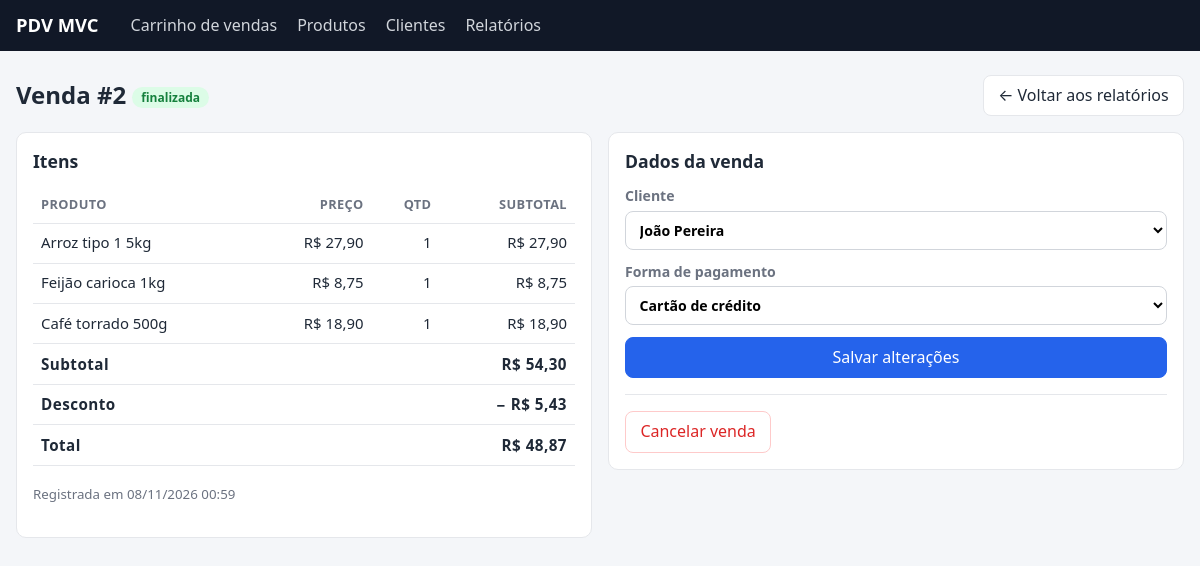
/relatorios/2, run on the app's committed database.
### tables this page shows
CREATE TABLE vendas (
    id                       INT UNSIGNED AUTO_INCREMENT PRIMARY KEY,
    cliente_id               INT UNSIGNED  NULL,
    subtotal                 DECIMAL(10,2) NOT NULL,
    tipo_desconto            VARCHAR(20)   NOT NULL DEFAULT 'nenhum',
    valor_desconto_informado DECIMAL(10,2) NOT NULL DEFAULT 0,
    desconto                 DECIMAL(10,2) NOT NULL DEFAULT 0,
    total                    DECIMAL(10,2) NOT NULL,
    forma_pagamento          VARCHAR(20)   NOT NULL,
    status                   VARCHAR(20)   NOT NULL DEFAULT 'finalizada',
    criado_em                DATETIME      NOT NULL DEFAULT CURRENT_TIMESTAMP,
    CONSTRAINT fk_vendas_cliente FOREIGN KEY (cliente_id)
        REFERENCES clientes(id) ON DELETE SET NULL
);

CREATE TABLE itens_venda (
    id              INT UNSIGNED AUTO_INCREMENT PRIMARY KEY,
    venda_id        INT UNSIGNED  NOT NULL,
    produto_id      INT UNSIGNED  NOT NULL,
    nome_produto    VARCHAR(120)  NOT NULL,
    preco_unitario  DECIMAL(10,2) NOT NULL,
    quantidade      INT           NOT NULL,
    subtotal        DECIMAL(10,2) NOT NULL,
    CONSTRAINT fk_itens_venda  FOREIGN KEY (venda_id)   REFERENCES vendas(id)   ON DELETE CASCADE,
    CONSTRAINT fk_itens_produto FOREIGN KEY (produto_id) REFERENCES produtos(id) ON DELETE RESTRICT
);

CREATE TABLE clientes (
    id         INT UNSIGNED AUTO_INCREMENT PRIMARY KEY,
    nome       VARCHAR(120) NOT NULL,
    cpf        CHAR(11)     NOT NULL UNIQUE,
    email      VARCHAR(120) NULL,
    telefone   VARCHAR(20)  NULL,
    endereco   VARCHAR(200) NULL,
    criado_em  DATETIME     NOT NULL DEFAULT CURRENT_TIMESTAMP
);

### app/Core/View.php (called while the page is built, shortened)
<?php
final class View
{
    public static function render(string $view, array $data = []): void
    {
        extract($data, EXTR_SKIP);
        require VIEW_PATH . '/' . $view . '.php';
        require VIEW_PATH . '/layout/main.php';
    }
}

### app/Core/Controller.php (called while the page is built, shortened)
<?php
abstract class Controller
{
    protected function view(string $view, array $data = []): void
    {
        View::render($view, $data);
    }
}

### app/Controllers/RelatorioController.php (called while the page is built, shortened)
<?php
final class RelatorioController extends Controller
{
    public function show(int $id): void
    {
        $venda = $this->vendas->find($id);
        $this->view('relatorios/show', [
            'title'    => "Venda #{$id}",
            'venda'    => $venda,
            'clientes' => $this->clientes->all(),
            'formas'   => Venda::FORMAS_PAGAMENTO,
        ]);
    }
}

### public/index.php (called while the page is built, shortened)
<?php
spl_autoload_register(static function (string $class): void {
    $file = APP_PATH . '/' . str_replace('\\', '/', substr($class, 4)) . '.php';
});
require APP_PATH . '/Core/helpers.php';
try {
    $container = require APP_PATH . '/bootstrap.php';
    $router = new Router($container);
    $router->dispatch($_SERVER['REQUEST_METHOD'] ?? 'GET', $_SERVER['REQUEST_URI'] ?? '/');
} catch (Throwable $e) {
    http_response_code(500);
    View::render('errors/500', [
        'title'   => 'Erro interno',
        'message' => Config::get('app.debug') ? $e->getMessage() : null,
    ]);
}

### app/Repositories/VendaRepository.php (called while the page is built, shortened)
<?php
final class VendaRepository
{
    public function find(int $id): ?Venda
    {
        $stmt = $this->pdo->prepare(
            'SELECT v.*, c.nome AS cliente_nome
             FROM vendas v LEFT JOIN clientes c ON c.id = v.cliente_id
             WHERE v.id = :id'
        );
        $stmt->execute(['id' => $id]);
        $row = $stmt->fetch();
        $venda = Venda::fromRow($row);
        $itens = $this->pdo->prepare('SELECT * FROM itens_venda WHERE venda_id = :id ORDER BY id');
        $itens->execute(['id' => $id]);
        $venda->itens = array_map([ItemVenda::class, 'fromRow'], $itens->fetchAll());
        return $venda;
    }
}

### app/Models/Venda.php (called while the page is built, shortened)
<?php
final class Venda
{
    public static function fromRow(array $r): self
    {
        return new self(
            id: (int) $r['id'],
            clienteId: $r['cliente_id'] !== null ? (int) $r['cliente_id'] : null,
            clienteNome: $r['cliente_nome'] ?? null,
            subtotal: (float) $r['subtotal'],
            tipoDesconto: $r['tipo_desconto'],
            descontoInformado: (float) $r['valor_desconto_informado'],
            desconto: (float) $r['desconto'],
            total: (float) $r['total'],
            formaPagamento: $r['forma_pagamento'],
            status: $r['status'],
            criadoEm: $r['criado_em'],
        );
    }
    public function finalizada(): bool
    {
        return $this->status === self::STATUS_FINALIZADA;
    }
}

### app/Models/ItemVenda.php (called while the page is built, shortened)
<?php
final class ItemVenda
{
    public function subtotal(): float
    {
        return round($this->precoUnitario * $this->quantidade, 2);
    }
    public static function fromRow(array $r): self
    {
        return new self((int) $r['produto_id'], $r['nome_produto'], (float) $r['preco_unitario'], (int) $r['quantidade']);
    }
}

### app/Core/helpers.php (called while the page is built, shortened)
<?php
function e(mixed $value): string
{
    return htmlspecialchars((string) $value, ENT_QUOTES, 'UTF-8');
}
function money(float|int|string|null $value): string
{
    return 'R$ ' . number_format((float) $value, 2, ',', '.');
}
function url(string $path = ''): string
{
    return rtrim((string) Config::get('app.base_url', ''), '/') . '/' . ltrim($path, '/');
}
function date_br(?string $value): string
{
    return $value ? date('d/m/Y H:i', strtotime($value)) : '-';
}

### app/Core/Config.php (called while the page is built, shortened)
<?php
final class Config
{
    private static array $data = [];
    public static function load(string $file): void
    {
        self::$data = require $file;
    }
    public static function get(string $key, mixed $default = null): mixed
    {
        $value = self::$data;
        foreach (explode('.', $key) as $part) {
            $value = $value[$part];
        }
        return $value;
    }
}

### app/Repositories/ClienteRepository.php (called while the page is built, shortened)
<?php
final class ClienteRepository
{
    public function all(string $busca = ''): array
    {
        if ($busca !== '') {
            $stmt = $this->pdo->prepare(
                'SELECT * FROM clientes
                 WHERE nome LIKE :q1 OR cpf LIKE :q2 OR email LIKE :q3
                 ORDER BY nome'
            );
            $like = '%' . $busca . '%';
            $stmt->execute(['q1' => $like, 'q2' => $like, 'q3' => $like]);
        } else {
            $stmt = $this->pdo->query('SELECT * FROM clientes ORDER BY nome');
        }
        return array_map([Cliente::class, 'fromRow'], $stmt->fetchAll());
    }
}

### app/Views/relatorios/show.php (the view, shortened to what this page needs)
<div class="page-head">
    <h1>Venda #<?= e($venda->id) ?>
        <span class="badge <?= $venda->finalizada() ? 'badge-ok' : 'badge-off' ?>"><?= e($venda->status) ?></span>
    </h1>
    <a class="btn" href="<?= e(url('/relatorios')) ?>">← Voltar aos relatórios</a>
</div>
<div class="two-col">
    <section class="card">
        <h2>Itens</h2>
        <table>
            <thead><tr><th>Produto</th><th class="num">Preço</th><th class="num">Qtd</th><th class="num">Subtotal</th></tr></thead>
            <tbody>
            <?php foreach ($venda->itens as $i): ?>
                <tr>
                    <td><?= e($i->nome) ?></td>
                    <td class="num"><?= e(money($i->precoUnitario)) ?></td>
                    <td class="num"><?= e($i->quantidade) ?></td>
                    <td class="num"><?= e(money($i->subtotal())) ?></td>
                </tr>
            <?php endforeach; ?>
            </tbody>
            <tfoot>
            <tr><th colspan="3">Subtotal</th><th class="num"><?= e(money($venda->subtotal)) ?></th></tr>
            <tr><th colspan="3">Desconto</th><th class="num">− <?= e(money($venda->desconto)) ?></th></tr>
            <tr><th colspan="3">Total</th><th class="num"><?= e(money($venda->total)) ?></th></tr>
            </tfoot>
        </table>
        <p><small>Registrada em <?= e(date_br($venda->criadoEm)) ?></small></p>
    </section>
    <section class="card">
        <h2>Dados da venda</h2>
        <?php if ($venda->finalizada()): ?>
            <form method="post" action="<?= e(url("/relatorios/{$venda->id}/atualizar")) ?>" class="stack">
                <label>Cliente
                    <select name="cliente_id">
                        <?php foreach ($clientes as $c): ?>
                            <option value="<?= e($c->id) ?>" <?= $venda->clienteId === $c->id ? 'selected' : '' ?>><?= e($c->nome) ?></option>
                        <?php endforeach; ?>
                    </select>
                </label>
                <label>Forma de pagamento
                    <select name="forma_pagamento">
                        <?php foreach ($formas as $key => $label): ?>
                            <option value="<?= e($key) ?>" <?= $venda->formaPagamento === $key ? 'selected' : '' ?>><?= e($label) ?></option>
                        <?php endforeach; ?>
                    </select>
                </label>
                <button class="btn btn-primary" type="submit">Salvar alterações</button>
            </form>
            <hr>
            <form method="post" action="<?= e(url("/relatorios/{$venda->id}/cancelar")) ?>"
                  onsubmit="return confirm('Cancelar esta venda? Os itens voltarão ao estoque.');">
                <button class="btn btn-danger" type="submit">Cancelar venda</button>
            </form>
        <?php endif; ?>
    </section>
</div>

### app/Core/Router.php (shortened to what this page needs)
<?php
final class Router
{
    private array $routes = [];
    private function add(string $method, string $path, array $handler): void
    {
        $regex = '#^' . preg_replace('#\{(\w+)\}#', '(?P<$1>\d+)', $path) . '$#';
        $this->routes[] = [$method, $regex, $handler];
    }
    public function dispatch(string $method, string $uri): void
    {
        $path = parse_url($uri, PHP_URL_PATH) ?: '/';
        $path = '/' . trim($path, '/');
        foreach ($this->routes as [$routeMethod, $regex, $handler]) {
            if ($routeMethod === $method && preg_match($regex, $path, $matches)) {
                $params = [];
                foreach ($matches as $key => $value) {
                    if (is_string($key)) {
                        $params[] = (int) $value;
                    }
                }
                $controller = $this->container->get($handler[0]);
                $controller->{$handler[1]}(...$params);
                return;
            }
        }
    }
}

### public/assets/style.css (style rules this page uses)
:root { --bg: #f4f6f9; --card: #fff; --text: #1f2937; --muted: #6b7280; --line: #e5e7eb; --primary: #2563eb; --primary-dark: #1d4ed8; --danger: #dc2626; --ok: #15803d; --radius: 10px; }
* { box-sizing: border-box; }
body { margin: 0; font-family: system-ui, -apple-system, "Segoe UI", Roboto, sans-serif; background: var(--bg); color: var(--text); line-height: 1.45; }
h1 { font-size: 1.5rem; margin: 0; }
h2 { font-size: 1.1rem; margin: 0 0 .75rem; }
small { color: var(--muted); }
hr { border: 0; border-top: 1px solid var(--line); margin: 1rem 0; }
.page-head { display: flex; justify-content: space-between; align-items: center; gap: 1rem; margin-bottom: 1rem; flex-wrap: wrap; }
.card { background: var(--card); border: 1px solid var(--line); border-radius: var(--radius); padding: 1rem; margin-bottom: 1rem; }
table { width: 100%; border-collapse: collapse; font-size: .93rem; }
th, td { padding: .55rem .5rem; border-bottom: 1px solid var(--line); text-align: left; vertical-align: middle; }
th { color: var(--muted); font-weight: 600; font-size: .8rem; text-transform: uppercase; letter-spacing: .03em; }
tfoot th { color: var(--text); font-size: .95rem; text-transform: none; }
.num { text-align: right; }
.btn { display: inline-block; padding: .5rem .9rem; border-radius: 8px; border: 1px solid var(--line); background: #fff; color: var(--text); cursor: pointer; text-decoration: none; font-size: .9rem; font: inherit; }
.btn-primary { background: var(--primary); border-color: var(--primary); color: #fff; }
.btn-danger { color: var(--danger); border-color: #fecaca; }
input, select { font: inherit; padding: .5rem .6rem; border: 1px solid #d1d5db; border-radius: 8px; background: #fff; width: 100%; }
label { display: flex; flex-direction: column; gap: .25rem; font-size: .88rem; color: var(--muted); font-weight: 600; }
.stack { display: flex; flex-direction: column; gap: .75rem; }
.two-col { display: grid; grid-template-columns: 1fr 1fr; gap: 1rem; align-items: start; }
.badge { display: inline-block; padding: .1rem .55rem; border-radius: 999px; font-size: .75rem; font-weight: 600; vertical-align: middle; }
.badge-ok { background: #dcfce7; color: var(--ok); }

### data on the page
vendas: id "2", status "finalizada", subtotal "R$ 54,30", desconto "R$ 5,43", total "R$ 48,87", criado_em "08/11/2026 00:59", cliente_id "João Pereira", forma_pagamento "Cartão de crédito"
itens_venda: nome_produto "Arroz tipo 1 5kg", preco_unitario "R$ 27,90", quantidade "1", money($i->subtotal()) "R$ 27,90"
itens_venda: nome_produto "Feijão carioca 1kg", preco_unitario "R$ 8,75", quantidade "1", money($i->subtotal()) "R$ 8,75"
itens_venda: nome_produto "Café torrado 500g", preco_unitario "R$ 18,90", quantidade "1", money($i->subtotal()) "R$ 18,90"
